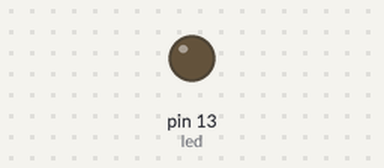
Recording of a sketch running on a simulated Arduino Uno, built with avr-gcc and run on an emulated ATmega328P. Shown: output pins drawn as LEDs (lit = HIGH).

Above: at 0.5 s.
At 2.0 s:
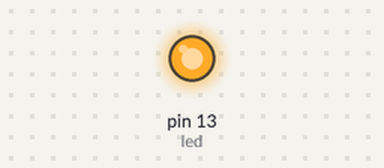
Timing chart, 0 to 5.3 s (numbered marks = the images above):
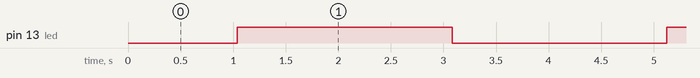

Measured:
- by itself, pin 13 (led): alternates HIGH for 2.0 s and LOW for 2.0 s

The sketch:

breathing_light.ino
```cpp
int led = 13;
int brightness = 0;
int fadeAmount = 5;


void setup() {
  pinMode(led, OUTPUT);
}

void loop() {
  analogWrite(led, brightness);

  brightness = brightness + fadeAmount;

  if (brightness <= 0 || brightness >= 255) {
    fadeAmount = -fadeAmount;
  }
  delay(40);
}
```
